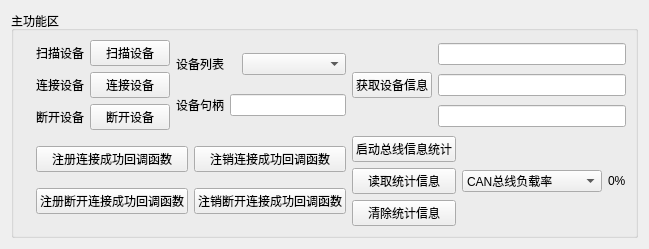
         <widget class="QWidget" name="tab_3">
          <attribute name="title">
           <string>设备管理</string>
          </attribute>
          <layout class="QHBoxLayout" name="horizontalLayout_8">
           <item>
            <widget class="QGroupBox" name="groupBox">
             <property name="title">
              <string>主功能区</string>
             </property>
             <layout class="QHBoxLayout" name="horizontalLayout_7">
              <item>
               <widget class="QLabel" name="label_5">
                <property name="maximumSize">
                 <size>
                  <width>100</width>
                  <height>100</height>
                 </size>
                </property>
                <property name="text">
                 <string/>
                </property>
                <property name="pixmap">
                 <pixmap>../icon/TOSUN_Pic2.png</pixmap>
                </property>
                <property name="scaledContents">
                 <bool>true</bool>
                </property>
                <property name="alignment">
                 <set>Qt::AlignHCenter|Qt::AlignTop</set>
                </property>
                <property name="wordWrap">
                 <bool>false</bool>
                </property>
                <property name="openExternalLinks">
                 <bool>false</bool>
                </property>
               </widget>
              </item>
              <item>
               <layout class="QGridLayout" name="gridLayout_2">
                <item row="0" column="0">
                 <layout class="QHBoxLayout" name="horizontalLayout_4">
                  <item>
                   <layout class="QVBoxLayout" name="verticalLayout_5">
                    <item>
                     <widget class="QLabel" name="label">
                      <property name="text">
                       <string>扫描设备</string>
                      </property>
                     </widget>
                    </item>
                    <item>
                     <widget class="QLabel" name="label_2">
                      <property name="text">
                       <string>连接设备</string>
                      </property>
                     </widget>
                    </item>
                    <item>
                     <widget class="QLabel" name="label_3">
                      <property name="text">
                       <string>断开设备</string>
                      </property>
                     </widget>
                    </item>
                   </layout>
                  </item>
                  <item>
                   <layout class="QVBoxLayout" name="verticalLayout_6">
                    <item>
                     <widget class="QPushButton" name="btn_scanDevices">
                      <property name="text">
                       <string>扫描设备</string>
                      </property>
                     </widget>
                    </item>
                    <item>
                     <widget class="QPushButton" name="btn_connect">
                      <property name="text">
                       <string>连接设备</string>
                      </property>
                     </widget>
                    </item>
                    <item>
                     <widget class="QPushButton" name="btn_disconnect">
                      <property name="text">
                       <string>断开设备</string>
                      </property>
                     </widget>
                    </item>
                   </layout>
                  </item>
                 </layout>
                </item>
                <item row="0" column="1">
                 <layout class="QVBoxLayout" name="verticalLayout_7">
                  <item>
                   <layout class="QHBoxLayout" name="horizontalLayout_5">
                    <item>
                     <widget class="QLabel" name="label_6">
                      <property name="maximumSize">
                       <size>
                        <width>60</width>
                        <height>16777215</height>
                       </size>
                      </property>
                      <property name="font">
                       <font>
                        <pointsize>9</pointsize>
                        <kerning>true</kerning>
                       </font>
                      </property>
                      <property name="layoutDirection">
                       <enum>Qt::RightToLeft</enum>
                      </property>
                      <property name="lineWidth">
                       <number>1</number>
                      </property>
                      <property name="text">
                       <string>设备列表</string>
                      </property>
                      <property name="textFormat">
                       <enum>Qt::AutoText</enum>
                      </property>
                     </widget>
                    </item>
                    <item>
                     <widget class="QComboBox" name="cbb_Devices"/>
                    </item>
                   </layout>
                  </item>
                  <item>
                   <layout class="QHBoxLayout" name="horizontalLayout_6">
                    <item>
                     <widget class="QLabel" name="label_4">
                      <property name="maximumSize">
                       <size>
                        <width>200</width>
                        <height>16777215</height>
                       </size>
                      </property>
                      <property name="text">
                       <string>设备句柄</string>
                      </property>
                     </widget>
                    </item>
                    <item>
                     <widget class="QLineEdit" name="tb_Handle"/>
                    </item>
                   </layout>
                  </item>
                 </layout>
                </item>
                <item row="0" column="2">
                 <layout class="QHBoxLayout" name="horizontalLayout">
                  <item>
                   <widget class="QPushButton" name="btn_getInfo">
                    <property name="text">
                     <string>获取设备信息</string>
                    </property>
                   </widget>
                  </item>
                  <item>
                   <layout class="QVBoxLayout" name="verticalLayout_3">
                    <item>
                     <widget class="QLineEdit" name="le_AFManufacturer"/>
                    </item>
                    <item>
                     <widget class="QLineEdit" name="le_AFProduct"/>
                    </item>
                    <item>
                     <widget class="QLineEdit" name="le_AFSerial"/>
                    </item>
                   </layout>
                  </item>
                 </layout>
                </item>
                <item row="1" column="0" colspan="2">
                 <layout class="QGridLayout" name="gridLayout">
                  <item row="0" column="0">
                   <widget class="QPushButton" name="btn_connectFunc">
                    <property name="text">
                     <string>注册连接成功回调函数</string>
                    </property>
                   </widget>
                  </item>
                  <item row="0" column="1">
                   <widget class="QPushButton" name="btn_unconnectFunc">
                    <property name="text">
                     <string>注销连接成功回调函数</string>
                    </property>
                   </widget>
                  </item>
                  <item row="1" column="0">
                   <widget class="QPushButton" name="btn_disconnectFunc">
                    <property name="text">
                     <string>注册断开连接成功回调函数</string>
                    </property>
                   </widget>
                  </item>
                  <item row="1" column="1">
                   <widget class="QPushButton" name="btn_undisconnectFunc">
                    <property name="text">
                     <string>注销断开连接成功回调函数</string>
                    </property>
                   </widget>
                  </item>
                 </layout>
                </item>
                <item row="1" column="2">
                 <layout class="QHBoxLayout" name="horizontalLayout_3">
                  <item>
                   <layout class="QVBoxLayout" name="verticalLayout_4">
                    <item>
                     <widget class="QPushButton" name="btn_enableBusMsg">
                      <property name="text">
                       <string>启动总线信息统计</string>
                      </property>
                     </widget>
                    </item>
                    <item>
                     <widget class="QPushButton" name="btn_getBusMsg">
                      <property name="text">
                       <string>读取统计信息</string>
                      </property>
                     </widget>
                    </item>
                    <item>
                     <widget class="QPushButton" name="btn_ClearBusMsg">
                      <property name="text">
                       <string>清除统计信息</string>
                      </property>
                     </widget>
                    </item>
                   </layout>
                  </item>
                  <item>
                   <layout class="QHBoxLayout" name="horizontalLayout_2">
                    <item>
                     <widget class="QComboBox" name="cbb_BusMsgType">
                      <property name="mouseTracking">
                       <bool>false</bool>
                      </property>
                      <property name="editable">
                       <bool>false</bool>
                      </property>
                      <property name="currentText">
                       <string>CAN总线负载率</string>
                      </property>
                      <property name="currentIndex">
                       <number>0</number>
                      </property>
                      <property name="placeholderText">
                       <string/>
                      </property>
                      <property name="duplicatesEnabled">
                       <bool>false</bool>
                      </property>
                      <property name="modelColumn">
                       <number>0</number>
                      </property>
                      <item>
                       <property name="text">
                        <string>CAN总线负载率</string>
                       </property>
                      </item>
                      <item>
                       <property name="text">
                        <string>CAN总线峰值负载率</string>
                       </property>
                      </item>
                      <item>
                       <property name="text">
                        <string>标准数据帧帧率</string>
                       </property>
                      </item>
                      <item>
                       <property name="text">
                        <string>所有标准数据帧个数</string>
                       </property>
                      </item>
                      <item>
                       <property name="text">
                        <string>扩展数据帧帧率</string>
                       </property>
                      </item>
                      <item>
                       <property name="text">
                        <string>所有扩展数据帧个数</string>
                       </property>
                      </item>
                      <item>
                       <property name="text">
                        <string>标准远程帧帧率</string>
                       </property>
                      </item>
                      <item>
                       <property name="text">
                        <string>所有标准远程帧个数</string>
                       </property>
                      </item>
                      <item>
                       <property name="text">
                        <string>错误帧帧率</string>
                       </property>
                      </item>
                      <item>
                       <property name="text">
                        <string>所有错误帧个数</string>
                       </property>
                      </item>
                     </widget>
                    </item>
                    <item>
                     <widget class="QLabel" name="lb_BusMsg">
                      <property name="maximumSize">
                       <size>
                        <width>40</width>
                        <height>16777215</height>
                       </size>
                      </property>
                      <property name="text">
                       <string>0%</string>
                      </property>
                     </widget>
                    </item>
                   </layout>
                  </item>
                 </layout>
                </item>
               </layout>
              </item>
             </layout>
            </widget>
           </item>
          </layout>
         </widget>
